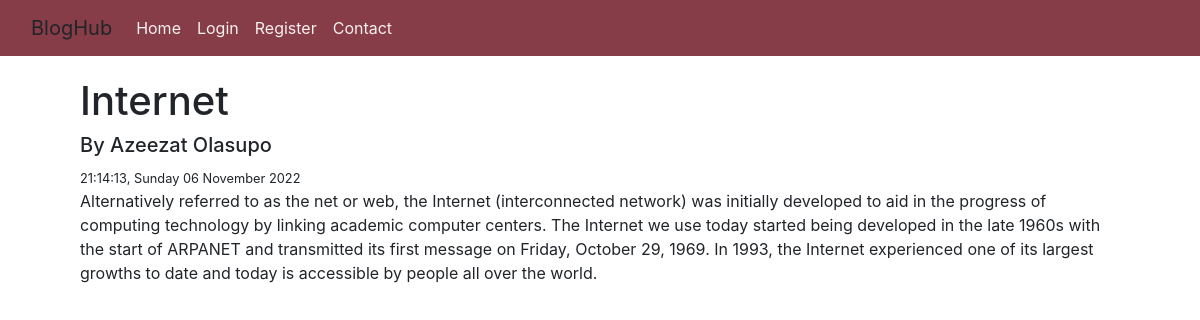
Page /article/3 on the committed database.
### app.py (models this page shows, shortened)
class Article(db.Model):
    __table_name__ = "articles"
    id =  db.Column(db.Integer, primary_key=True, autoincrement=True)
    title = db.Column(db.String(100), nullable=False)
    content = db.Column(db.String, nullable=False)
    author = db.Column(db.String(), nullable=False)
    date_created = db.Column(db.DateTime, nullable=False, default=datetime.utcnow())

class User(db.Model, UserMixin):
    __table_name__ = "users"
    id = db.Column(db.Integer, primary_key=True, autoincrement=True)
    first_name = db.Column(db.String(50), nullable=False)
    last_name = db.Column(db.String(50), nullable=True)
    email = db.Column(db.String(100), nullable=False, unique=True)
    username = db.Column(db.String(50), unique=True)
    password_hash = db.Column(db.String(20), nullable=False)

### app.py (the view)
@app.route('/article/<int:_id>')
def single_blog(_id):
    article = Article.query.filter_by(id=_id).first_or_404('Such article does not exist')
    user = User.query.filter_by(username=article.author).first()
    user_id = str(user.id)
    return render_template('singleblog.html', article=article, user_id=user_id, user=user)

### templates/singleblog.html (shortened to what this page needs)
{% extends 'base.html' %}  {% block heading %}
<div class="base-container">
  <h1>{{article.title}}</h1>
  <h5>By {{user.first_name}} {{user.last_name}}</h5>
  <small
    >{{article.date_created.strftime('%H:%M:%S')}},
    {{article.date_created.strftime('%A %d %B %Y')}}</small
  >
  {% endblock %} {% block content %}
  <article>{{article.content}}</article>
 {% endblock %}

### templates/singleblog.html (style rules this page uses)
.base-container { margin: 80px; margin-top: 20px; }

### rows in the picture
Article: title "Internet", date_created "21:14:13", date_created "Sunday 06 November 2022", content "Alternatively referred to as the net or web, the Internet (interconnected network) was initially developed to aid in the progress of computing technology by linking academic computer centers. The Internet we use today started being developed in the late 1960s with the start of ARPANET and transmitted its first message on Friday, October 29, 1969. In 1993, the Internet experienced one of its largest growths to date and today is accessible by people all over the world."
User: first_name "Azeezat", last_name "Olasupo"
